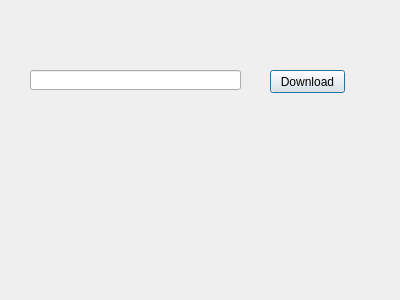
<ui version="4.0" >
 <class>Dialog</class>
 <widget class="QDialog" name="Dialog" >
  <property name="geometry" >
   <rect>
    <x>0</x>
    <y>0</y>
    <width>400</width>
    <height>300</height>
   </rect>
  </property>
  <property name="windowTitle" >
   <string>Dialog</string>
  </property>
  <widget class="QLineEdit" name="AddressLine" >
   <property name="geometry" >
    <rect>
     <x>30</x>
     <y>70</y>
     <width>211</width>
     <height>20</height>
    </rect>
   </property>
  </widget>
  <widget class="QPushButton" name="DownloadButton" >
   <property name="geometry" >
    <rect>
     <x>270</x>
     <y>70</y>
     <width>75</width>
     <height>23</height>
    </rect>
   </property>
   <property name="text" >
    <string>Download</string>
   </property>
  </widget>
 </widget>
 <resources/>
 <connections/>
</ui>
